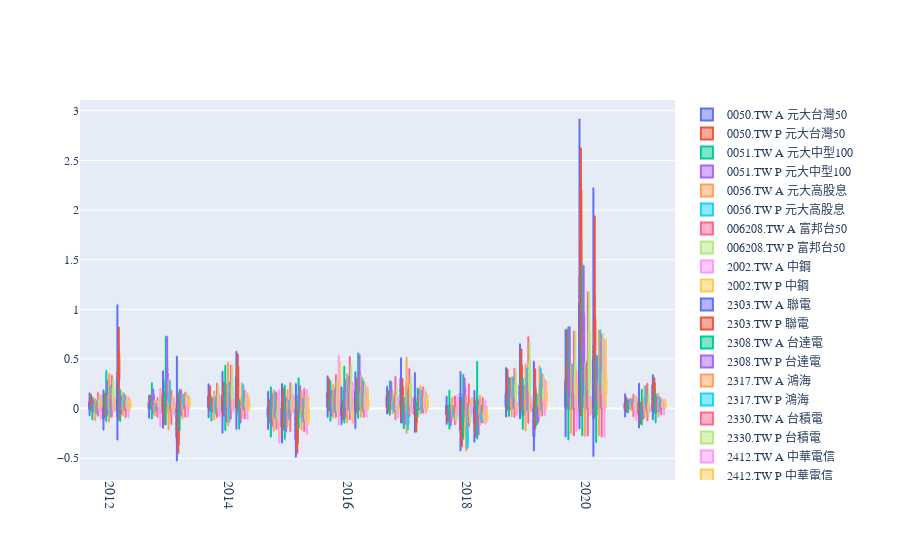

Write notebook code for a chart like this one.
### Code cell
def plotBox(df, title_text=None):
    fig = go.Figure()
    for symbol, data in df.groupby(level=0):
        fig.add_trace(
            go.Box(
                name=symbol,
                x=data.columns,
                q1=data.loc[:,"25%",:].values[0],
                median=data.loc[:,"50%",:].values[0],
                q3=data.loc[:,"75%",:].values[0],
                lowerfence=data.loc[:,"min",:].values[0],
                upperfence=data.loc[:,"max",:].values[0],
                mean=data.loc[:,"mean",:].values[0],
                sd=data.loc[:,"std",:].values[0],
            ),
        )

    fig.update_xaxes(tickfont_family="Courier New", tickfont_size=14, tickangle=90)
    fig.update_layout(title_text=title_text)
    fig.update_layout(font_family="Courier New", title_font_family="Times New Roman")
    fig.update_layout(
    boxmode='group' # group together boxes of the different traces for each value of x
)
    fig.show()
plotBox(data_stat_year)
